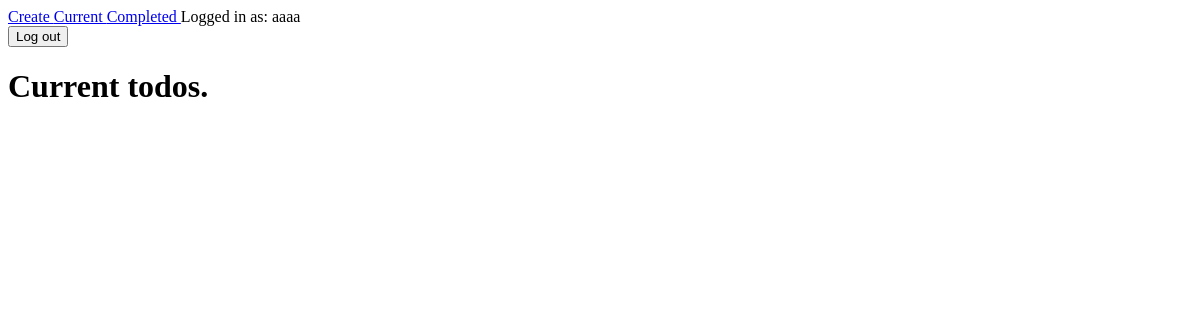
/completed/ (signed in), run on an earlier commit of the app's database.
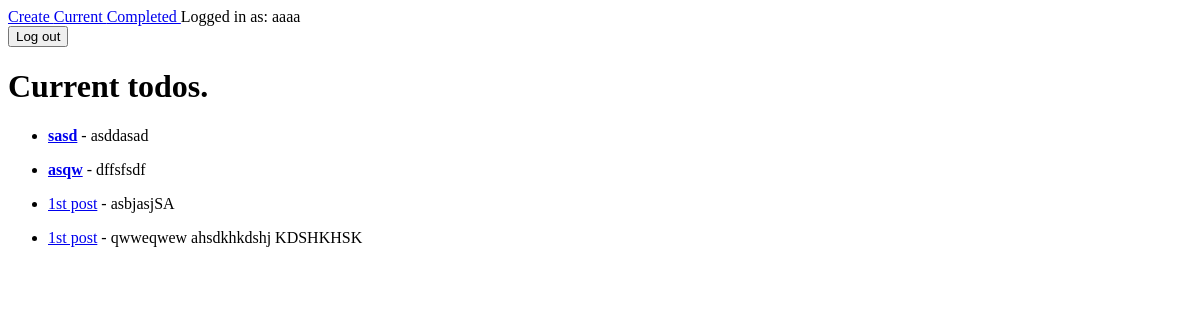
And on a later commit of the database.
### todo/models.py (models this page shows, shortened)
class TODO(models.Model):
    Title=models.CharField(max_length=100)
    memo=models.TextField(blank=True)
    created=models.DateTimeField(auto_now_add=True)
    Datecomplited=models.DateTimeField(null=True,blank=True)
    important=models.BooleanField(default=False)
    user=models.ForeignKey(User,on_delete=models.CASCADE)

### todo/views.py (the view)
# urls.py: path('completed/', views.completedtodo, name='completedtodo'),
@login_required
def completedtodo(request):
        todo=TODO.objects.filter(user=request.user,Datecomplited__isnull=False).order_by('-Datecomplited') #True hunjel samma current todoma hunxa natra false bhayepaxi complete ma janxa
        return render(request,'todo/completedtodo.html',{'todos':todo})

### todo/templates/todo/completedtodo.html (shortened to what this page needs)
{% extends 'todo/base.html'%}
{%block content%}
<h1>Current todos.</h1>
{%for i in todos%}
<ul>
   <li> {%if i.important%}<b>{%endif%}
   <a href="{%url 'viewtodo' i.id%}">{{i.Title}}</a>
   {%if i.important%}</b>{%endif%}- {{i.memo}}</li>
</ul>
{%endfor%}
{%endblock%}

### todo/templates/todo/base.html (shortened to what this page needs)
{% if user.is_authenticated %}
<a href="{%url 'create_todo'%}">Create </a>
<a href="{%url 'currenttodos'%}">Current </a>
<a href="{%url 'completedtodo'%}">Completed </a>
Logged in as: {{user.username}}
<form action="{% url 'Logout'%}" method="POST">
    <button type='submit'>Log out</button>
</form>
{%else%}
<a href="{%url 'signupuser'%}">Signup</a>
<a href="{%url 'Loginuser'%}">Login</a>
{%endif%}
{%block content%}  {%endblock%}

What changed in the data, as far as the page shows it:
added TODO: Title "sasd", memo "asddasad"
added TODO: Title "asqw", memo "dffsfsdf"
added TODO: Title "1st post", memo "asbjasjSA"
now on this page (row edited): TODO: Title "1st post", memo "qwweqwew ahsdkhkdshj KDSHKHSK"
